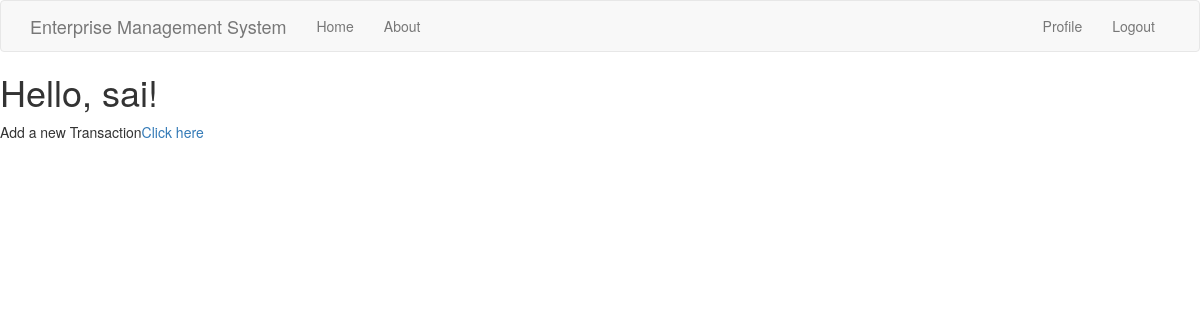
Before: /index (signed in) with the older database file.
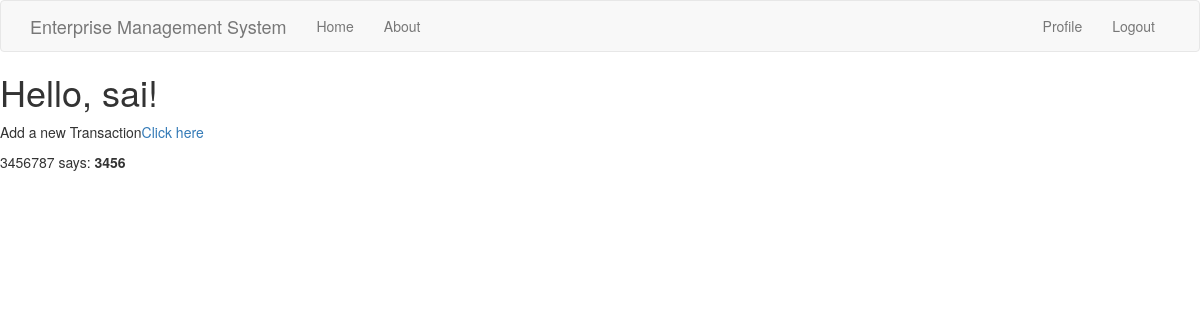
After: the same page with the newer database file.
### app/models.py (models this page shows, shortened)
class Transaction(db.Model):
    id = db.Column(db.Integer,primary_key=True)
    tr_id = db.Column(db.Integer)
    date = db.Column(db.String(64))
    description = db.Column(db.String(140))
    tr_type = db.Column(db.String(64))
    amount = db.Column(db.Integer)
    user_id = db.Column(db.Integer,db.ForeignKey('user.id'))

### app/routes.py (the view)
@app.route('/')
@app.route('/index')
@login_required
def index():
    transaction = Transaction.query.filter_by(user_id=current_user.id)
    return render_template("index.html", title='HomePage',transaction=transaction)

### app/models.py (called while the page is built)
@login.user_loader
def load_user(id):
    return User.query.get(int(id))

### app/routes.py (called while the page is built)
@app.before_request
def before_request():
    if current_user.is_authenticated:
        current_user.last_seen = datetime.utcnow()
        db.session.commit()

### app/templates/index.html
{% extends "base.html" %}
{% import 'bootstrap/wtf.html' as wtf %}
{% block content %}
    <h1>Hello, {{ current_user.username }}!</h1>
    <p>Add a new Transaction<a href="{{ url_for('add_transaction') }}">Click here</a></p>
    {% for po in transaction %}
    <div><p>{{po.tr_id}} says: <b>{{po.amount}}</b></p></div>
    {% endfor %}
{% endblock %}

Changed rows visible on the page:
added Transaction: tr_id "3456787", amount "3456"
